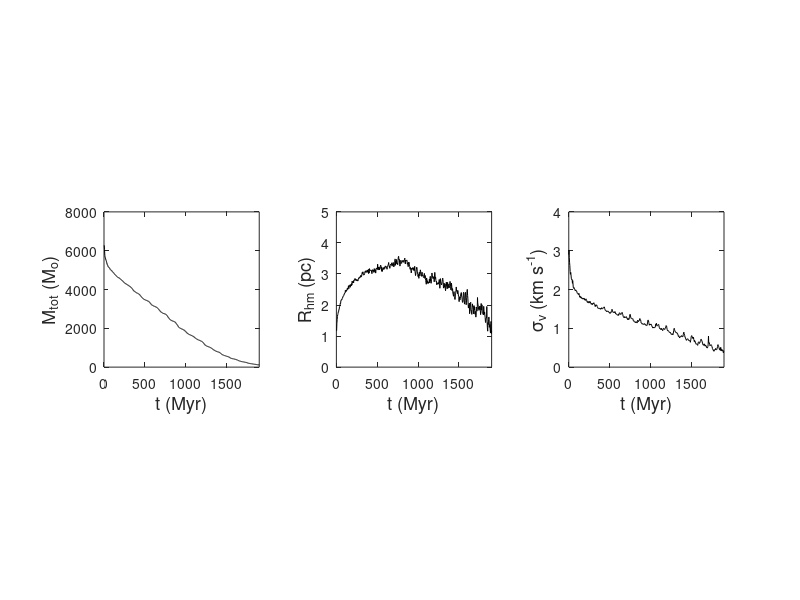

Recreate this plot in MATLAB.
clear all
close all
%figure
% Output file columns content: 
%
% Column 1  =  Number of single stars + binaries        
% Column 2  =  Number of binaries                       
% Column 3  =  Time (Myr)                               
% Column 4  =  Relaxation time (Myr)                    
% Column 5  =  Total cluster mass (Msun)                
% Column 6  =  Mass in core (Msun)                      
% Column 7  =  Mass outside the tidal radius (Msun)     
% Column 8  =  Maximum stellar distance from cluster centre of mass (pc)        
% Column 9  =  Half-mass radius (pc)
% Column 10 =  Radius containing inner 10% of cluster mass (pc)                 
% Column 11 =  Core radius - as determined by Nbody code (pc)                   
% Column 12 =  Number of systems (stars + binaries) inside the half-mass radius  
% Column 13 =  Number of systems within 1pc of the cluster centre               
% Column 14 =  Number of systems within the inner lagrangian radius (10%)       
% Column 15 =  Number of systems within the core radius
% Column 16 =  Velocity dispersion (km/s) 


% Ectract the data from the input file

data = load('extrct.dat'); % Ectract the data from the input file

N_sin_bin = data(:,1); 

N_bin = data(:,2);

t = data(:,3); 

t_relax = data(:,4);

M_tot = data(:,5);

M_core = data(:,6);

M_out_tidal = data(:,7);

D_max = data(:,8);

R_hm = data(:,9);

R_10 = data(:,10);

R_core = data(:,11);

N_hm = data(:,12);

N_1pc = data(:,13);

N_lagr = data(:,14);

N_core = data(:,15);

sigma_v = data(:,16);




% Plot of the results

subplot(1,3,1), plot(t, M_tot,'k')
xlabel('t (Myr)','fontsize',13)
ylabel('M_{tot} (M_{o})','fontsize',13)
set(gca,'fontsize',10)
axis([0 max(t) 0 8e3])
axis square



subplot(1,3,2), plot(t, R_hm,'k')
xlabel('t (Myr)','fontsize',13)
ylabel('R_{hm} (pc)','fontsize',13)
set(gca,'fontsize',10)
axis([0 max(t) 0 5])
axis square


subplot(1,3,3), plot(t, sigma_v,'k')
xlabel('t (Myr)','fontsize',13)
ylabel('\sigma_v (km s^{-1})','fontsize',13)
set(gca,'fontsize',10)
axis([0 max(t) 0 4])
axis square



